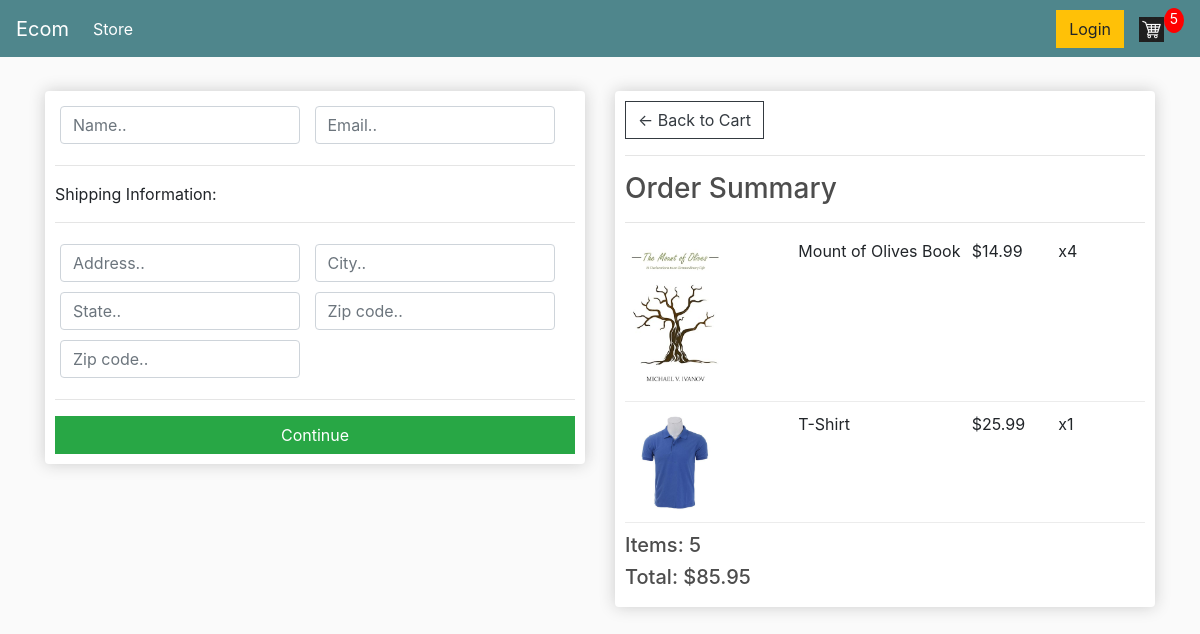
/checkout/ (signed in), run on an earlier commit of the app's database.
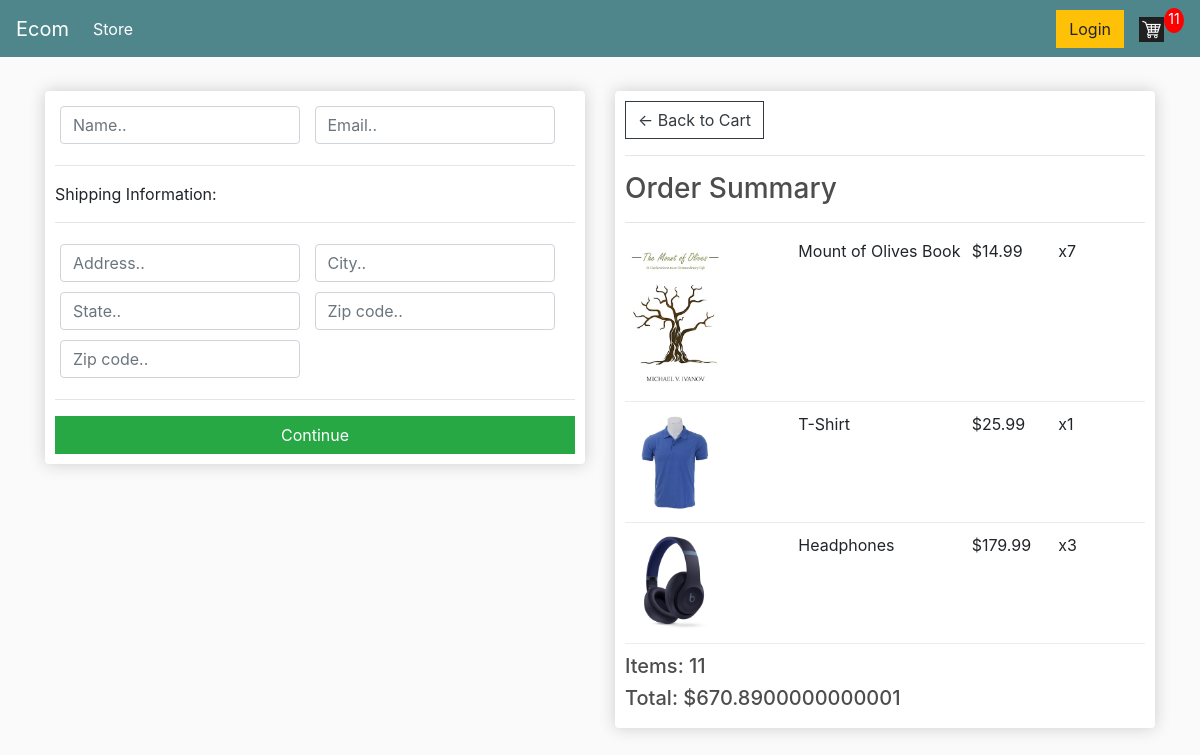
And on a later commit of the database.
### store/models.py (models this page shows, shortened)
class OrderItem(models.Model):
    product = models.ForeignKey(Product, on_delete = models.SET_NULL, null = True)
    order = models.ForeignKey(Order, on_delete=models.SET_NULL, null=True)
    quantity = models.IntegerField(default=0,null=True, blank=True)
    date_added = models.DateTimeField(auto_now_add=True)
    @property
    def get_total(self):
        total = self.product.price * self.quantity
        return total

class Product(models.Model):
    name = models.CharField(max_length=60)
    price = models.FloatField()
    digital = models.BooleanField(default=False, null=True, blank = True)
    image = models.ImageField(null = True, blank = True)
    @property
    def ImageURL(self):
        try:
            url = self.image.url
        except:
            url = ''
        return url

class Order(models.Model):
    customer = models.ForeignKey(Customer, on_delete=models.SET_NULL, null = True, blank = True)
    date_ordered = models.DateTimeField(auto_now_add= True)
    complete = models.BooleanField(default = False)
    transaction_id = models.CharField(max_length = 100, null=True)
    @property
    def shipping(self):
        shipping = False
        items = self.orderitem_set.all()
        for i in items:
            if i.product.digital == False:
                shipping = True
        return shipping
    @property
    def get_cart_total(self):
        orderitems = self.orderitem_set.all()
        total = sum([item.get_total for item in orderitems])
        return total
    @property
    def get_cart_items(self):
        orderitems = self.orderitem_set.all()
        total_count = sum([item.quantity for item in orderitems])
        return total_count

### store/views.py (the view)
# urls.py: path('checkout/', views.checkout, name="checkout"),
def checkout(request):
    if request.user.is_authenticated:
        customer = request.user.customer
        order, created = Order.objects.get_or_create(customer = customer, complete = False)
        items = order.orderitem_set.all()
        cartItems = order.get_cart_items
    else:
        cartItems = order['get_cart_items']
        items = []
        order = {'get_cart_total':0, 'get_cart_items':0, 'shipping':False}
    context= {'items':items, 'order':order,'cartItems':cartItems}
    return render(request,'store/checkout.html',context)

### store/templates/store/checkout.html (shortened to what this page needs)
{% extends 'store/main.html' %}
{% load static %}
{% block content %}
     <div class="row">
		<div class="col-lg-6">
			<div class="box-element" id="form-wrapper">
				<form id="form">
					<div id="user-info">
						<div class="form-field">
							<input required class="form-control" type="text" name="name" placeholder="Name..">
						</div>
						<div class="form-field">
							<input required class="form-control" type="email" name="email" placeholder="Email..">
						</div>
					</div>
					<div id="shipping-info">
						<hr>
						<p>Shipping Information:</p>
						<hr>
						<div class="form-field">
							<input class="form-control" type="text" name="address" placeholder="Address..">
						</div>
						<div class="form-field">
							<input class="form-control" type="text" name="city" placeholder="City..">
						</div>
						<div class="form-field">
							<input class="form-control" type="text" name="state" placeholder="State..">
						</div>
						<div class="form-field">
							<input class="form-control" type="text" name="zipcode" placeholder="Zip code..">
						</div>
						<div class="form-field">
							<input class="form-control" type="text" name="country" placeholder="Zip code..">
						</div>
					</div>
					<hr>
					<input id="form-button" class="btn btn-success btn-block" type="submit" value="Continue">
				</form>
			</div>
			<br>
		</div>
		<div class="col-lg-6">
			<div class="box-element">
				<a  class="btn btn-outline-dark" href="{% url 'cart' %}">&#x2190; Back to Cart</a>
				<hr>
				<h3>Order Summary</h3>
				<hr>
				{% for item in items %}
				<div class="cart-row">
					<div style="flex:2"><img class="row-image" src="{{ item.product.ImageURL }}"></div>
					<div style="flex:2"><p>{{ item.product.name }}</p></div>
					<div style="flex:1"><p>${{ item.product.price }}</p></div>
					<div style="flex:1"><p>x{{ item.quantity }}</p></div>
				</div>
				{% endfor %}
				<h5>Items:   {{ order.get_cart_items }}</h5>
				<h5>Total:   ${{ order.get_cart_total }}</h5>
			</div>
		</div>
	</div>
{% endblock content %}

What changed in the data, as far as the page shows it:
changed OrderItem "Mount of Olives Book": quantity "4" → "7"
added OrderItem: product.ImageURL (picture), product.name "Headphones", product.price "179.99", quantity "3"
changed through a linked row, Order: get_cart_items "5" → "11"; get_cart_total "85.95" → "670.8900000000001"
Also different on the page:
{{ cartItems }}: "5" → "11"
